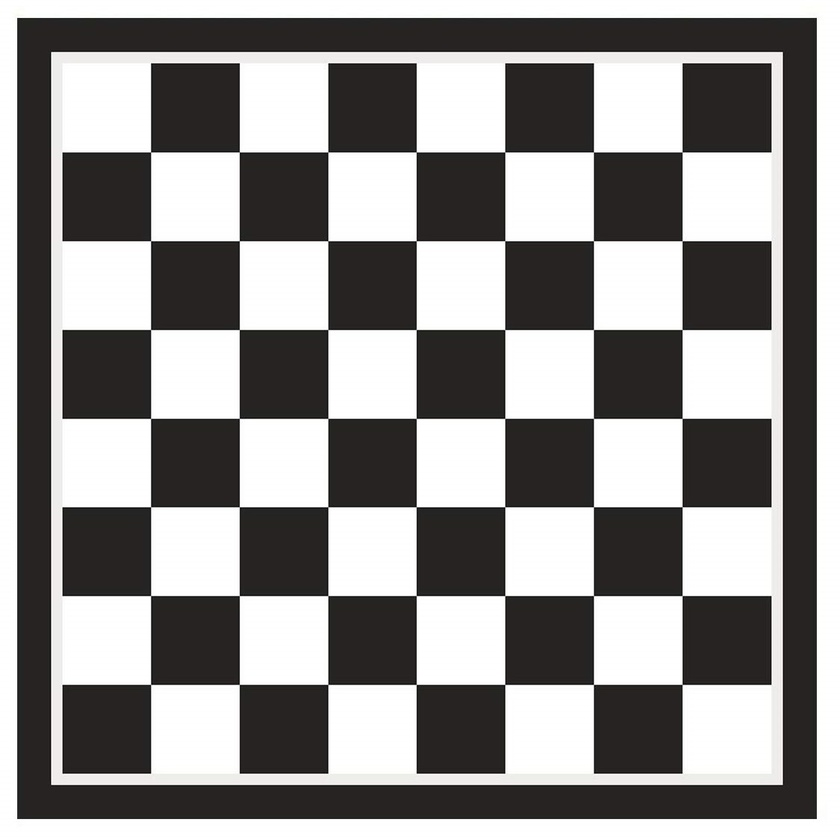
#> input picture opencvlearn/chess.jpg, 840 x 840 px, shrunk from 1125 x 1124 before the run
$ python cornerdetect.py
#> lines starting #> are read from the running program, lines starting #| are printed output that depends on the picture; after the words box and inside, x2 and y2 are one past the last pixel; in counts of white or black regions, pixels touching at a corner belong together
import cv2
import numpy as np
img=cv2.imread("chess.jpg")
#> img is the input picture: shape (840, 840, 3); mean B, G, R 141.9, 142.6, 144.4
imgray=cv2.cvtColor(img,cv2.COLOR_BGR2GRAY)
imgray=np.float32(imgray)
cv2.imshow("man",img)

corner=cv2.cornerHarris(imgray,3,5,0.04)
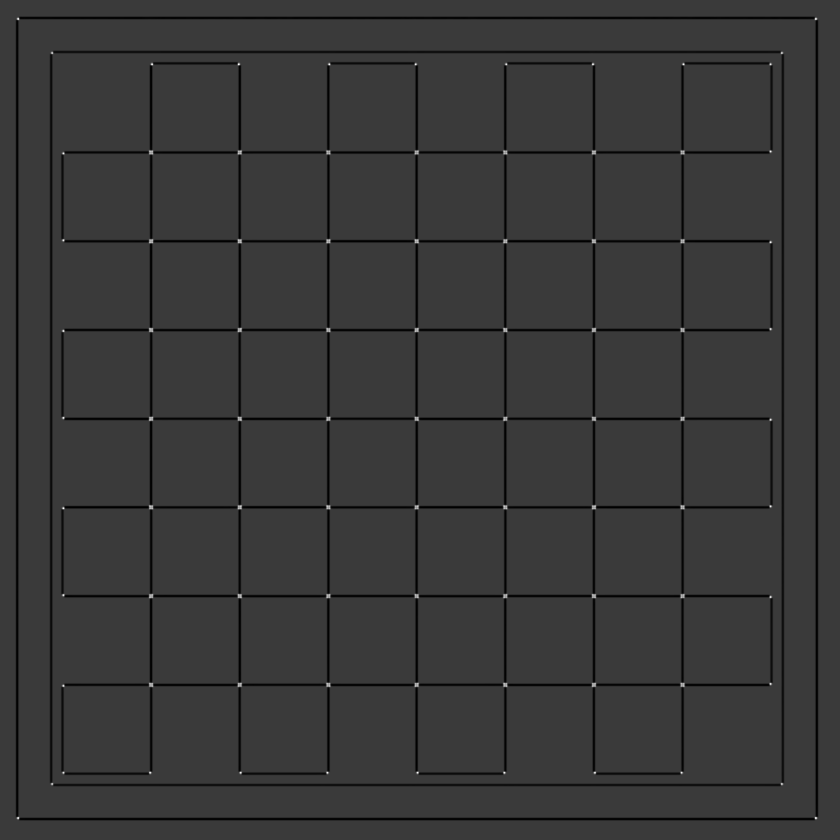
#> corner: shape (840, 840) float32; min -3.6e+09, max 1.21e+10, mean -176218352; drawn with min black and max white

dst=cv2.dilate(corner,None)
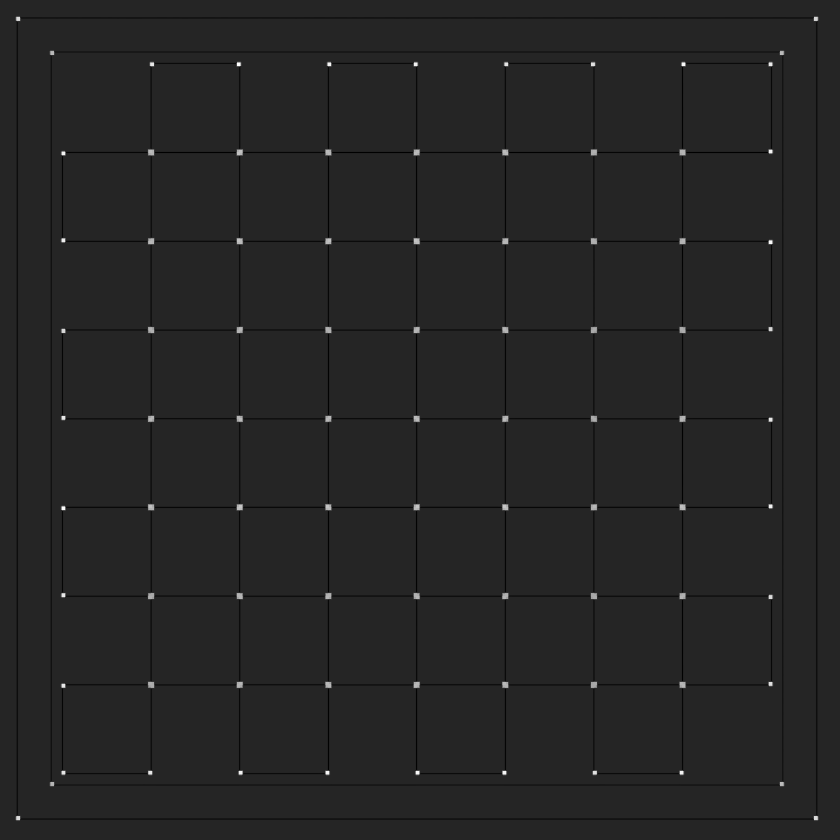
#> dst: shape (840, 840) float32; min -2.09e+09, max 1.21e+10, mean -15989906; drawn with min black and max white

img[dst >0.01 * dst.max()]=[0,0,255]
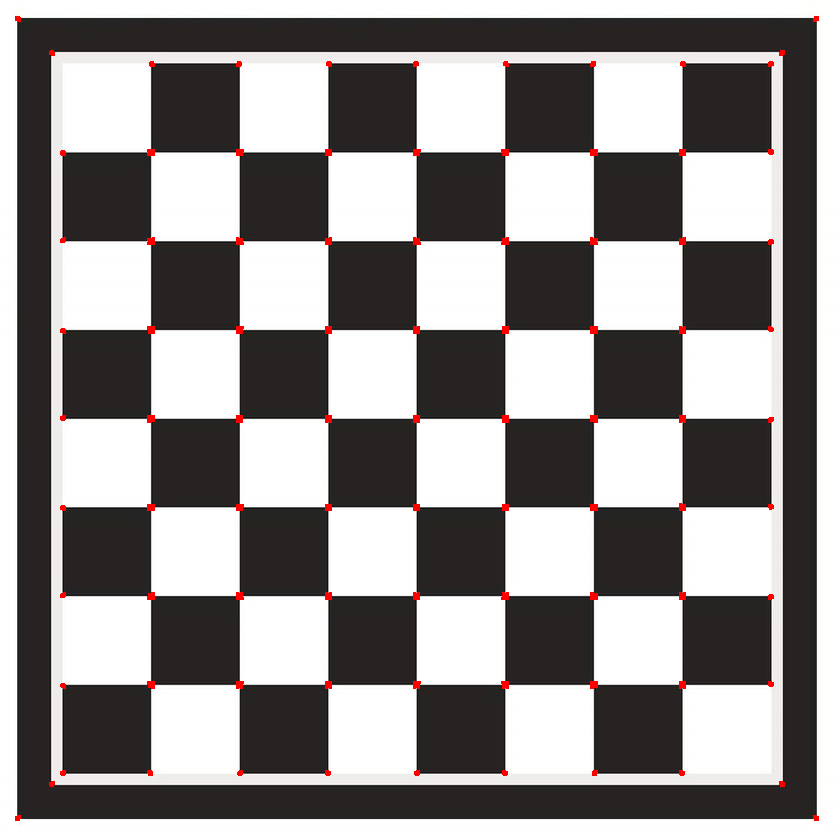
#> img: shape (840, 840, 3); 0.55% of pixels changed, all inside (x1, y1, x2, y2) = (15, 16, 819, 821)
print(len(dst))
#| 840


cv2.imshow("adi",img)
cv2.waitKey(0)
cv2.destroyAllWindows()
